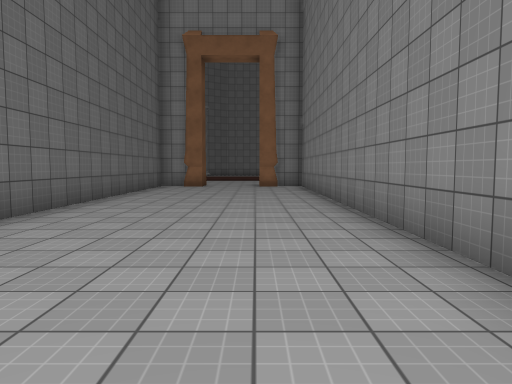
View 1 (above)

21 first-person views from a walk through a Unity game level. The camera is 1.4 m above the floor, tilts 4° down and sees 70° across. The floor is counted in squares, 2 m on a side. Each view is taken from the middle of a square. On the plan, view 1 faces up. The plan holds only what a view shows up to about 11 squares ahead; the rest is blank. The place goes on beyond the plan. The player is left out. Some surface patterns are stand-ins.

View 2
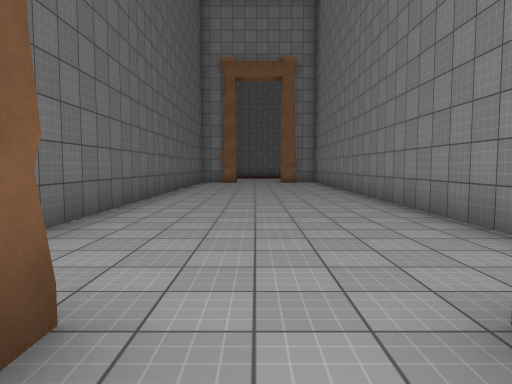

View 3
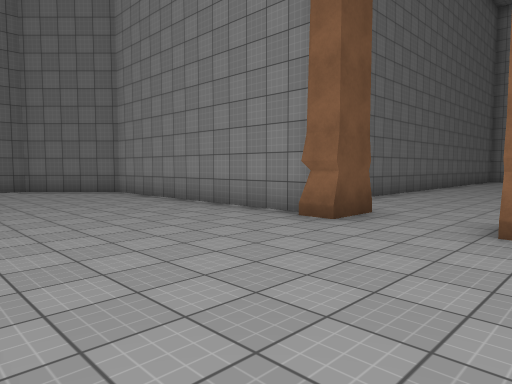

View 4
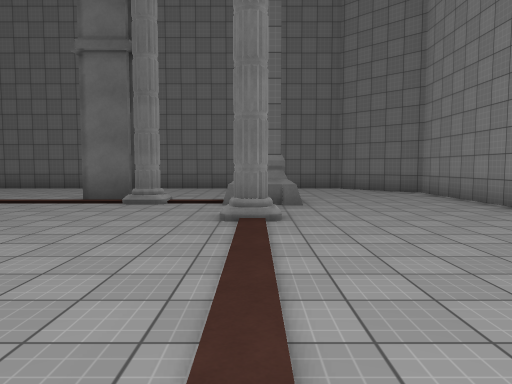

View 5
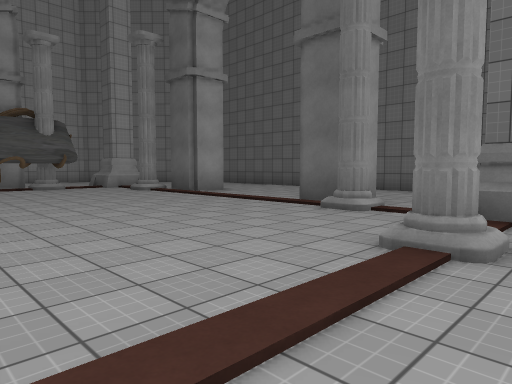

View 6
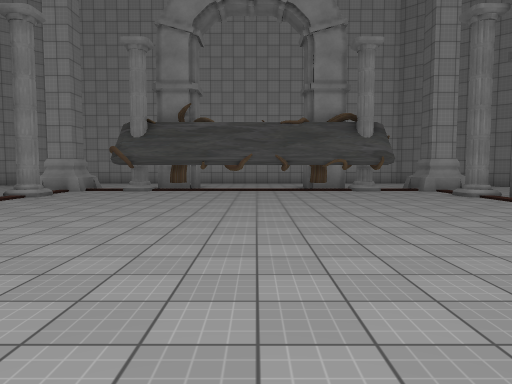

View 7
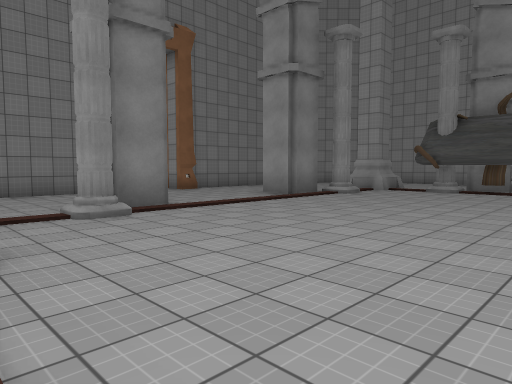

View 8
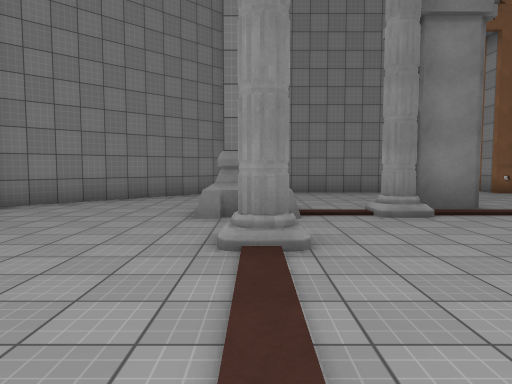

View 9
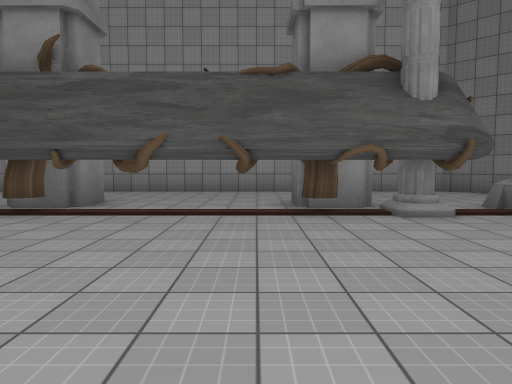

View 10
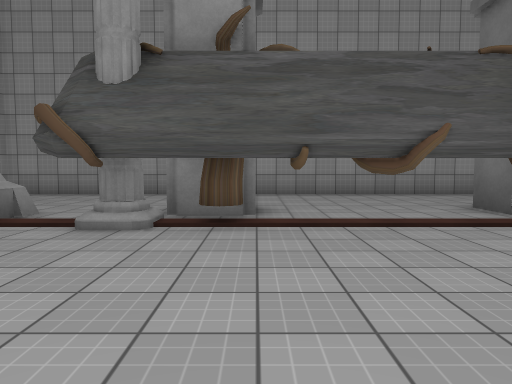

View 11
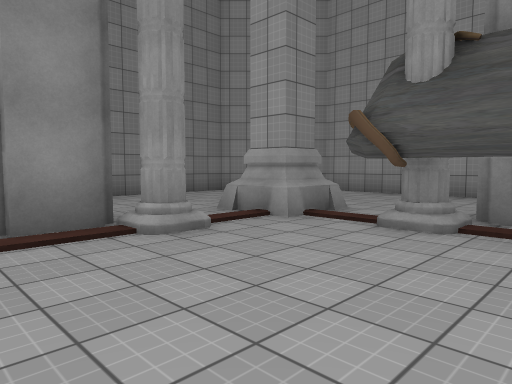

View 12
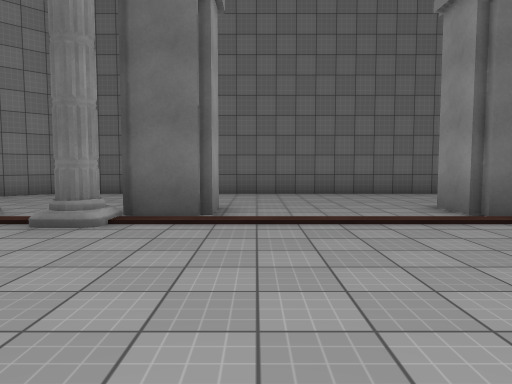

View 13
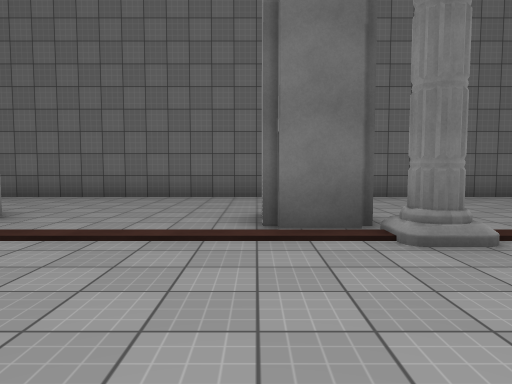

View 14
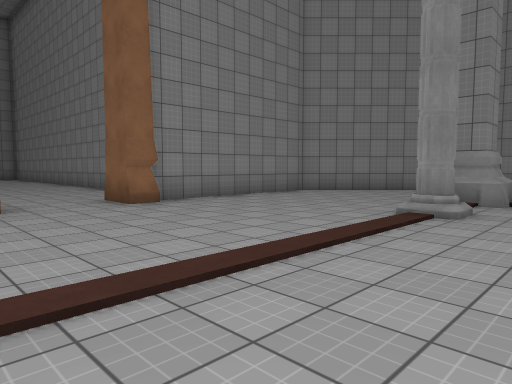

View 15
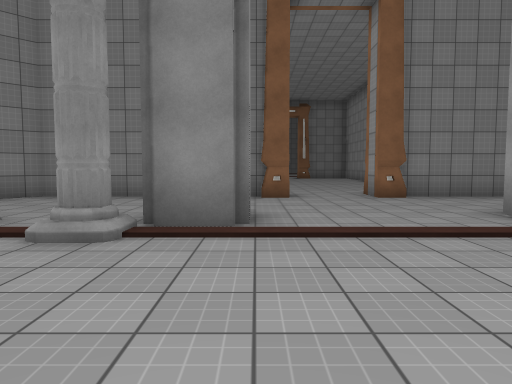

View 16
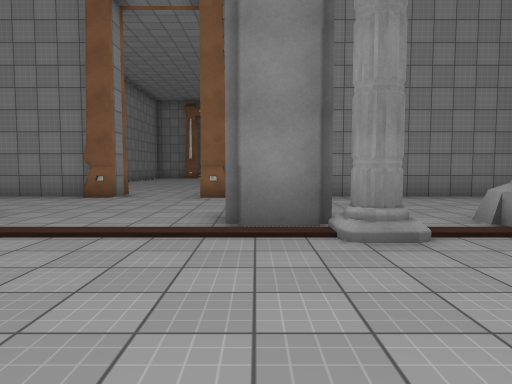

View 17
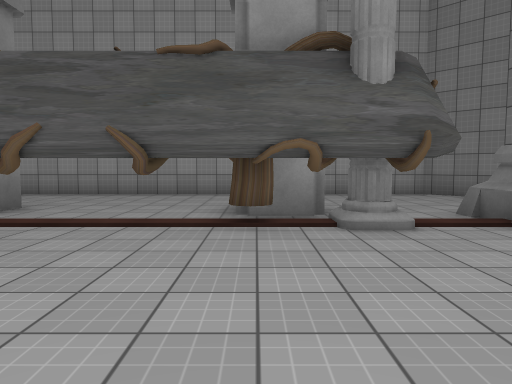

View 18
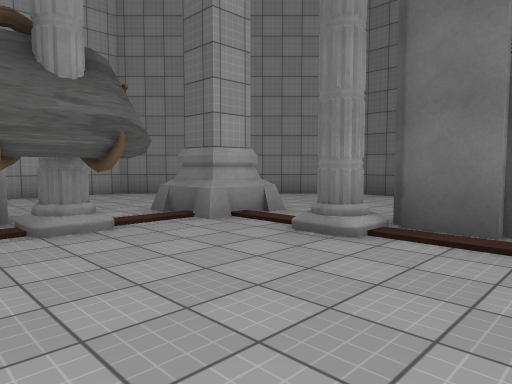

View 19
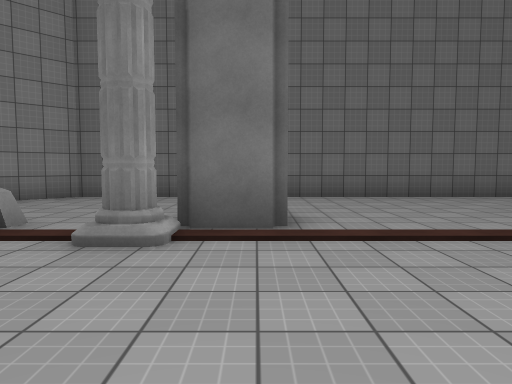

View 20
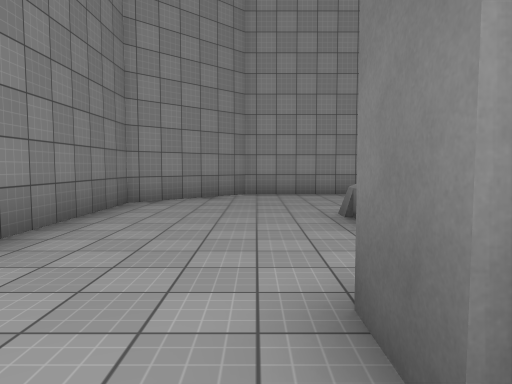

View 21
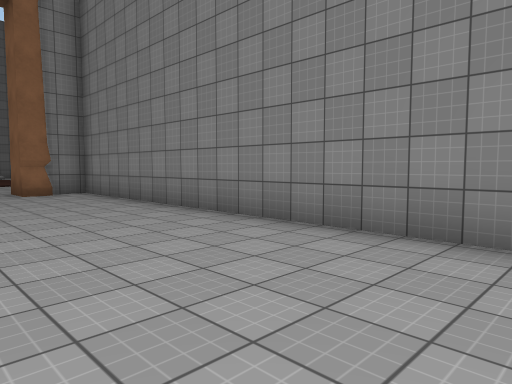

### Floor plan
Key: @ floor where view 1 was taken; # wall or solid block; x gap in a wall; . floor; / step, stairs or slope; T tree; O other object.
Columns run from 12 left of view 1 to 12 right of it. Each row starts with its distance up from view 1.
 12             ..#
 11         #.....#
 10         #.....#
  9         #.....#
  8         #.....#
  7         #.....#
  6         #.....#
  5         #.....#
  4         #.....#
  3         #.....#
  2         #.....#
  1         #.....#
  0          ...@.
 -1           ....
 -2   #########..#######
 -3  ##................##
 -4 ##..................##
 -5 #....................##
 -6 #....OO..........O....#
 -7 #....OO/#...../#.O....#
 -8 #.....................#
 -9 #....#...........#....#
-10 #...##............#...#
-11 #.....................#
-12 #........................
-13 #........................
-14 #.....................#..
-15 #...##............#...#
-16 #... #...........##...#
-17 #.....................#
-18 #....OOxOT###T#O.O....#
-19 #... OO..#....#..O....#
-20 ##.   ...#....#.......#
-21  ##  .................#
-22    #.................##
-23    ##...............##
-24     #################

Where each view was taken, in squares from view 1:
view 1: 0 up, 0 right, facing up
view 2: 3 down, 1 left, facing up
view 3: 7 down, 1 right, facing up-left
view 4: 7 down, 1 right, facing left
view 5: 6 down, 1 left, facing down-left
view 6: 7 down, 1 left, facing down
view 7: 7 down, 1 left, facing down-right
view 8: 7 down, 1 left, facing right
view 9: 13 down, 2 left, facing down
view 10: 14 down, 1 right, facing down
view 11: 14 down, 1 right, facing down-right
view 12: 14 down, 2 left, facing left
view 13: 11 down, 3 left, facing left
view 14: 9 down, 3 left, facing up-right
view 15: 11 down, 1 right, facing right
view 16: 15 down, 1 right, facing right
view 17: 14 down, 3 left, facing down
view 18: 14 down, 3 left, facing down-left
view 19: 15 down, 3 left, facing left
view 20: 14 down, 7 right, facing down
view 21: 3 up, 2 left, facing up-right
